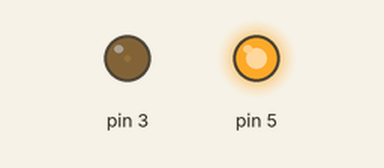
Simulated run of this sketch. Board: Arduino Uno, built with avr-gcc and run on an emulated ATmega328P. Parts: output pins drawn as LEDs (lit = HIGH).

Above: at 0.05 s.
At 1.15 s:
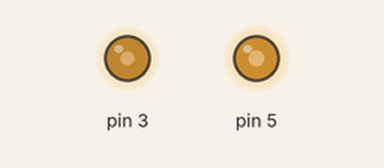
At 2.3 s:
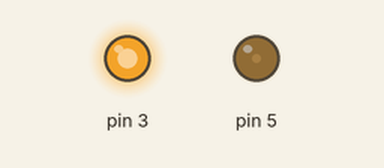
At 4.55 s:
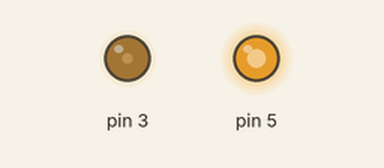
Timing chart, 0 to 7.9 s (numbered marks = the images above):
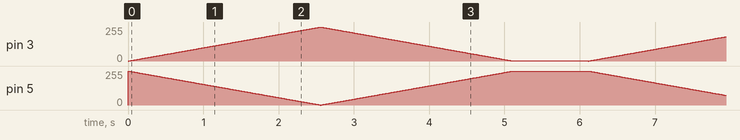

The sketch:

0914_LAB3.ino
```cpp
void setup() {
  pinMode(3,OUTPUT);
  pinMode(5,OUTPUT);
}

void loop() {
  int j;
  for(int i=0;i<255;i++){
    j = 255-i;
    analogWrite(3,i);
    analogWrite(5,j);
    delay(10);
  }
  for(int i=255;i>0;i--){
    j = 255-i;
    analogWrite(3,i);
    analogWrite(5,j);
    delay(10);
  }
  delay(1000);
}
```
